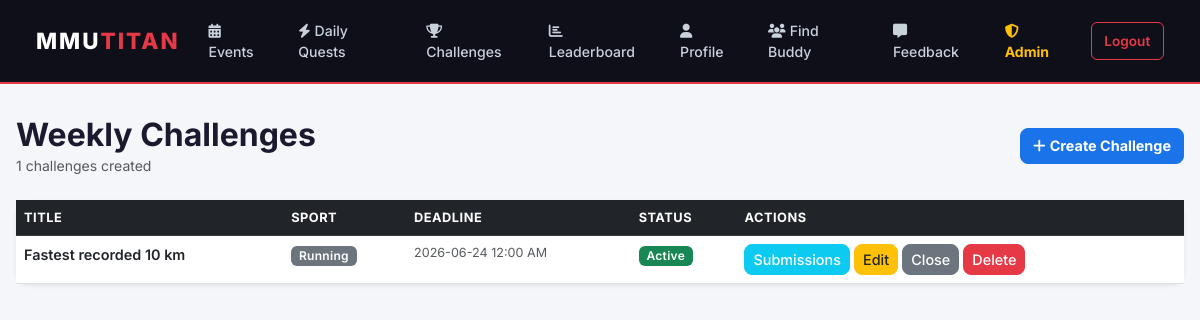
The page /admin/challenges (signed in) on the database as committed earlier.
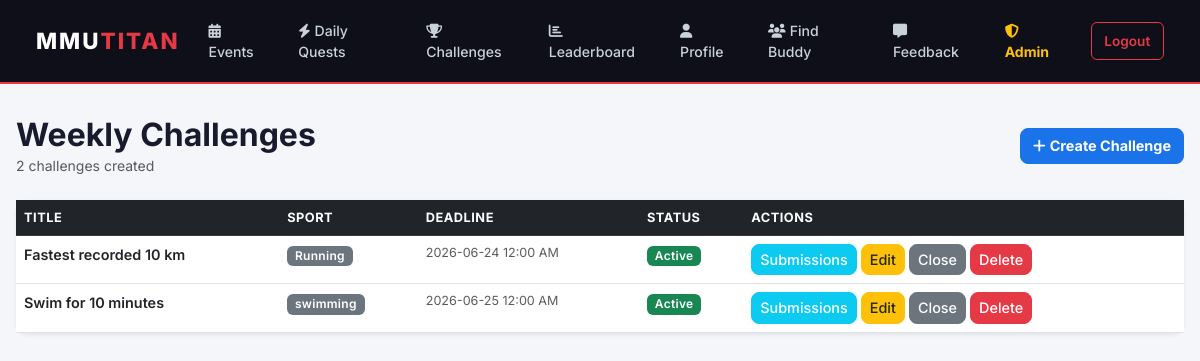
The same page on the database as committed later.
### mmutitan/models.py (models this page shows)
class Challenge(db.Model):
    id = db.Column(db.Integer, primary_key=True)
    title = db.Column(db.String(100), nullable=False)
    description = db.Column(db.Text, nullable=False)
    sport_category = db.Column(db.String(50), nullable=False)
    deadline = db.Column(db.DateTime, nullable=False)
    scoring_criteria = db.Column(db.String(100), nullable=False)
    is_closed = db.Column(db.Boolean, default=False)
    submissions = db.relationship('Submission', backref='challenge_ref', lazy=True, cascade="all, delete-orphan")

### mmutitan/app.py (the view)
    @app.route('/admin/challenges')
    @login_required
    @admin_required
    def admin_challenges():
        challenges = Challenge.query.all()
        return render_template('admin_challenges.html', title='Manage Challenges', challenges=challenges)

### mmutitan/app.py (called while the page is built)
def admin_required(f):
    @wraps(f)
    def decorated_function(*args, **kwargs):
        if not current_user.is_admin:
            flash('Access Denied. Admins only.', 'danger')
            return redirect(url_for('home'))
        return f(*args, **kwargs)
    return decorated_function

### mmutitan/models.py (called while the page is built)
@login_manager.user_loader
def load_user(user_id):
    return User.query.get(int(user_id))

### mmutitan/templates/admin_challenges.html
{% extends "base.html" %}
{% block content %}
<div class="d-flex justify-content-between align-items-center mb-4">
    <div>
        <h2 class="fw-bold mb-0">Weekly Challenges</h2>
        <p class="text-muted small mb-0">{{ challenges|length }} challenges created</p>
    </div>
    <a href="{{ url_for('add_challenge') }}" class="btn btn-primary fw-bold">
        <i class="fa fa-plus me-1"></i>Create Challenge
    </a>
</div>
<div class="card shadow-sm">
    <div class="card-body p-0">
        {% if challenges %}
        <table class="table table-hover mb-0">
            <thead class="table-dark">
                <tr>
                    <th>Title</th>
                    <th>Sport</th>
                    <th>Deadline</th>
                    <th>Status</th>
                    <th>Actions</th>
                </tr>
            </thead>
            <tbody>
                {% for challenge in challenges %}
                <tr>
                    <td class="fw-semibold">{{ challenge.title }}</td>
                    <td><span class="badge bg-secondary">{{ challenge.sport_category }}</span></td>
                    <td class="small text-muted">{{ challenge.deadline.strftime('%Y-%m-%d %I:%M %p') }}</td>
                    <td>
                        {% if challenge.is_closed %}
                        <span class="badge bg-danger">Closed</span>
                        {% else %}
                        <span class="badge bg-success">Active</span>
                        {% endif %}
                    </td>
                    <td>
                        <a href="{{ url_for('view_submissions', challenge_id=challenge.id) }}"
                           class="btn btn-sm btn-info text-white">Submissions</a>
                        <a href="{{ url_for('edit_challenge', challenge_id=challenge.id) }}"
                           class="btn btn-sm btn-warning text-dark">Edit</a>
                        {% if not challenge.is_closed %}
                        <form action="{{ url_for('close_challenge', challenge_id=challenge.id) }}"
                              method="POST" class="d-inline">
                            <button type="submit" class="btn btn-sm btn-secondary"
                                    onclick="return confirm('Close this challenge early?');">Close</button>
                        </form>
                        {% endif %}
                        <form action="{{ url_for('delete_challenge', challenge_id=challenge.id) }}"
                              method="POST" class="d-inline">
                            <button type="submit" class="btn btn-sm btn-danger"
                                    onclick="return confirm('Permanently delete this challenge?');">Delete</button>
                        </form>
                    </td>
                </tr>
                {% endfor %}
            </tbody>
        </table>
        {% else %}
        <p class="text-muted text-center py-5">No challenges yet. Create one above!</p>
        {% endif %}
    </div>
</div>
{% endblock %}

Rows that differ between the two databases and show on the page:
added Challenge: title "Swim for 10 minutes", sport_category "swimming", deadline "2026-06-25 12:00 AM", is_closed "Active"
Other text that changed with them:
{{ challenges|length }}: "1" → "2"
